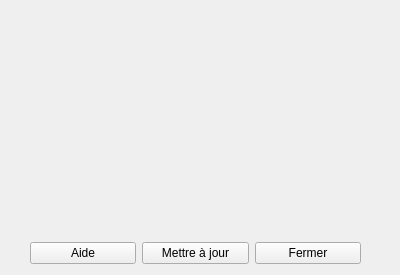
<?xml version="1.0" encoding="UTF-8"?>
<ui version="4.0">
 <class>CheckerModele</class>
 <widget class="QWidget" name="CheckerModele">
  <property name="geometry">
   <rect>
    <x>0</x>
    <y>0</y>
    <width>400</width>
    <height>275</height>
   </rect>
  </property>
  <property name="windowTitle">
   <string>Form</string>
  </property>
  <widget class="QWidget" name="contentWidget" native="true">
   <property name="geometry">
    <rect>
     <x>0</x>
     <y>0</y>
     <width>400</width>
     <height>230</height>
    </rect>
   </property>
   <property name="autoFillBackground">
    <bool>false</bool>
   </property>
  </widget>
  <widget class="QWidget" name="layoutWidget">
   <property name="geometry">
    <rect>
     <x>30</x>
     <y>240</y>
     <width>331</width>
     <height>27</height>
    </rect>
   </property>
   <layout class="QHBoxLayout" name="horizontalLayout">
    <item>
     <widget class="QPushButton" name="help">
      <property name="text">
       <string>Aide</string>
      </property>
      <property name="icon">
       <iconset resource="ressources.qrc">
        <normaloff>:/img/img/help.png</normaloff>:/img/img/help.png</iconset>
      </property>
     </widget>
    </item>
    <item>
     <widget class="QPushButton" name="pushButton">
      <property name="text">
       <string>Mettre à jour</string>
      </property>
      <property name="icon">
       <iconset resource="ressources.qrc">
        <normaloff>:/img/img/update.png</normaloff>:/img/img/update.png</iconset>
      </property>
     </widget>
    </item>
    <item>
     <widget class="QPushButton" name="close">
      <property name="text">
       <string>Fermer</string>
      </property>
      <property name="icon">
       <iconset resource="ressources.qrc">
        <normaloff>:/img/img/close.png</normaloff>:/img/img/close.png</iconset>
      </property>
     </widget>
    </item>
   </layout>
  </widget>
 </widget>
 <resources>
  <include location="ressources.qrc"/>
 </resources>
 <connections/>
</ui>
